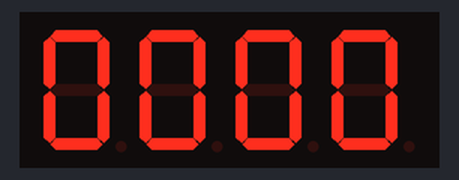
This sketch was run on a simulated Arduino Uno, built with avr-gcc and run on an emulated ATmega328P. On the bench: 4-digit seven-segment display. Wiring (inferred from the names in the program): 4-digit 7-segment display, segments lit when HIGH: segments pin 11, pin 7, pin 4, pin 2, pin 1, pin 10, pin 5; digit selects pin 12, pin 9, pin 8, pin 6. The segment pins are drawn as the display they are named for.

Above: at 0.1 s.
At 5.2 s:
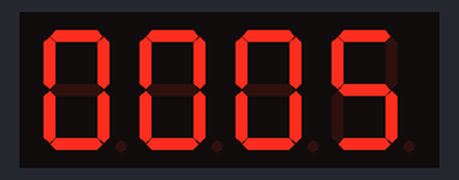
At 9.2 s:
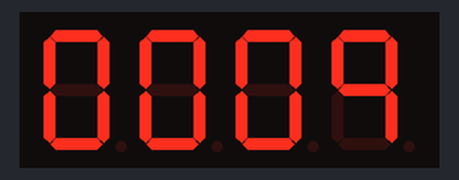
At 18.3 s:
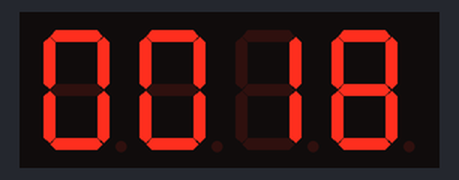
At 28.3 s:
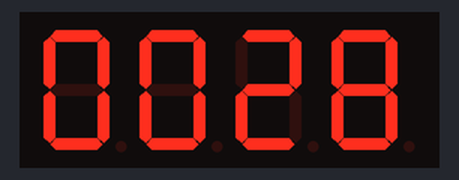
At 38.4 s:
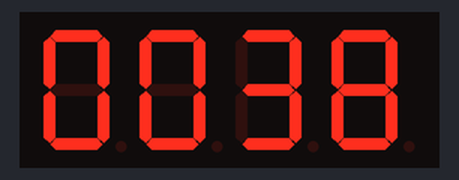

Measured:
- what the display in image 0 shows lasts 1.1 s, from 0.0 s to 1.1 s

The sketch:

4_Digit.ino
```cpp
int a = 11;
int b = 7;
int c = 4;
int d = 2;
int e = 1;
int f = 10;
int g = 5;
int dp = 3;
int d1 = 12;
int d2 = 9;
int d3 = 8;
int d4 = 6;
int dig1 = 0;
int dig2 = 0;
int dig3 = 0;
int dig4 = 0;


void setup() {
  pinMode(a, OUTPUT);
  pinMode(b, OUTPUT);
  pinMode(c, OUTPUT);
  pinMode(d, OUTPUT);
  pinMode(e, OUTPUT);
  pinMode(f, OUTPUT);
  pinMode(g, OUTPUT);
  pinMode(d1, OUTPUT);
  pinMode(d2, OUTPUT);
  pinMode(d3, OUTPUT);
  pinMode(d4, OUTPUT);

}

void loop() {
  digitalWrite(d1,HIGH);
  digitalWrite(d2,HIGH);
  digitalWrite(d3,HIGH);
  digitalWrite(d4,HIGH);
  for(int x = 0; x<60; ++x){
    dig2 = x%10;
    dig1 = ((x-(x%10))%100)/10;
    for(int i = 0; i<60; ++i){
      dig4 = i%10;
      dig3 = ((i-(i%10))%100)/10;
      for(int j = 0; j<50; j++){
        digitalWrite(d4,LOW);
        numbers(dig4);
        delay(5);
        digitalWrite(d4,HIGH);

        digitalWrite(d3,LOW);
        numbers(dig3);
        delay(5);
        digitalWrite(d3,HIGH);

        digitalWrite(d2,LOW);
        numbers(dig2);
        digitalWrite(dp,HIGH);
        delay(5);
        digitalWrite(d2,HIGH);

        digitalWrite(d1,LOW);
        numbers(dig1);
        delay(5);
        digitalWrite(d1,HIGH);

        }
     }
  }

}


void numbers(int x){
  switch(x){
    case 1: one(); break;
    case 2: two(); break;
    case 3: three(); break;
    case 4: four(); break;
    case 5: five(); break;
    case 6: six(); break;
    case 7: seven(); break;
    case 8: eight(); break;
    case 9: nine(); break;
    default: zero(); break;
  }
}

void one(){
  digitalWrite(a,LOW);
  digitalWrite(b,HIGH);
  digitalWrite(c,HIGH);
  digitalWrite(d,LOW);
  digitalWrite(e,LOW);
  digitalWrite(f,LOW);
  digitalWrite(g,LOW);
}

void two(){
  digitalWrite(a,HIGH);
  digitalWrite(b,HIGH);
  digitalWrite(c,LOW);
  digitalWrite(d,HIGH);
  digitalWrite(e,HIGH);
  digitalWrite(f,LOW);
  digitalWrite(g,HIGH);
}

void three(){
  digitalWrite(a,HIGH);
  digitalWrite(b,HIGH);
  digitalWrite(c,HIGH);
  digitalWrite(d,HIGH);
  digitalWrite(e,LOW);
  digitalWrite(f,LOW);
  digitalWrite(g,HIGH);
}

void four(){
  digitalWrite(a,LOW);
  digitalWrite(b,HIGH);
  digitalWrite(c,HIGH);
  digitalWrite(d,LOW);
  digitalWrite(e,LOW);
  digitalWrite(f,HIGH);
  digitalWrite(g,HIGH);
}

void five(){
  digitalWrite(a,HIGH);
  digitalWrite(b,LOW);
  digitalWrite(c,HIGH);
  digitalWrite(d,HIGH);
  digitalWrite(e,LOW);
  digitalWrite(f,HIGH);
  digitalWrite(g,HIGH);
}

void six(){
  digitalWrite(a,HIGH);
  digitalWrite(b,LOW);
  digitalWrite(c,HIGH);
  digitalWrite(d,HIGH);
  digitalWrite(e,HIGH);
  digitalWrite(f,HIGH);
  digitalWrite(g,HIGH);
}

void seven(){
  digitalWrite(a,HIGH);
  digitalWrite(b,HIGH);
  digitalWrite(c,HIGH);
  digitalWrite(d,LOW);
  digitalWrite(e,LOW);
  digitalWrite(f,LOW);
  digitalWrite(g,LOW);
}

void eight(){
  digitalWrite(a,HIGH);
  digitalWrite(b,HIGH);
  digitalWrite(c,HIGH);
  digitalWrite(d,HIGH);
  digitalWrite(e,HIGH);
  digitalWrite(f,HIGH);
  digitalWrite(g,HIGH);
}

void nine(){
  digitalWrite(a,HIGH);
  digitalWrite(b,HIGH);
  digitalWrite(c,HIGH);
  digitalWrite(d,LOW);
  digitalWrite(e,LOW);
  digitalWrite(f,HIGH);
  digitalWrite(g,HIGH);
}

void zero(){
  digitalWrite(a,HIGH);
  digitalWrite(b,HIGH);
  digitalWrite(c,HIGH);
  digitalWrite(d,HIGH);
  digitalWrite(e,HIGH);
  digitalWrite(f,HIGH);
  digitalWrite(g,LOW);
}
```
